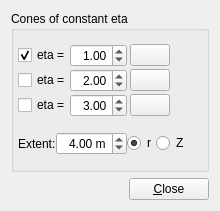
<ui version="4.0" >
 <class>VP1GuidesSysSettingsEtaConeForm</class>
 <widget class="QWidget" name="VP1GuidesSysSettingsEtaConeForm" >
  <property name="geometry" >
   <rect>
    <x>0</x>
    <y>0</y>
    <width>220</width>
    <height>211</height>
   </rect>
  </property>
  <property name="windowTitle" >
   <string>Form</string>
  </property>
  <layout class="QVBoxLayout" >
   <item>
    <widget class="QGroupBox" name="groupBox_2" >
     <property name="title" >
      <string>Cones of constant eta</string>
     </property>
     <layout class="QGridLayout" >
      <property name="leftMargin" >
       <number>4</number>
      </property>
      <property name="topMargin" >
       <number>4</number>
      </property>
      <property name="rightMargin" >
       <number>4</number>
      </property>
      <property name="bottomMargin" >
       <number>4</number>
      </property>
      <property name="horizontalSpacing" >
       <number>4</number>
      </property>
      <item row="0" column="0" >
       <layout class="QVBoxLayout" >
        <property name="spacing" >
         <number>2</number>
        </property>
        <item>
         <layout class="QHBoxLayout" >
          <property name="spacing" >
           <number>3</number>
          </property>
          <item>
           <layout class="QHBoxLayout" >
            <property name="spacing" >
             <number>0</number>
            </property>
            <item>
             <widget class="QCheckBox" name="checkBox_etacone1" >
              <property name="text" >
               <string>eta =</string>
              </property>
              <property name="checked" >
               <bool>true</bool>
              </property>
             </widget>
            </item>
            <item>
             <widget class="QDoubleSpinBox" name="doubleSpinBox_etaval1" >
              <property name="alignment" >
               <set>Qt::AlignRight|Qt::AlignTrailing|Qt::AlignVCenter</set>
              </property>
              <property name="minimum" >
               <double>0.010000000000000</double>
              </property>
              <property name="maximum" >
               <double>10.000000000000000</double>
              </property>
              <property name="singleStep" >
               <double>0.250000000000000</double>
              </property>
              <property name="value" >
               <double>1.000000000000000</double>
              </property>
             </widget>
            </item>
           </layout>
          </item>
          <item>
           <widget class="VP1MaterialButton" name="matButton_etaCone1" >
            <property name="text" >
             <string/>
            </property>
           </widget>
          </item>
         </layout>
        </item>
        <item>
         <layout class="QHBoxLayout" >
          <property name="spacing" >
           <number>3</number>
          </property>
          <item>
           <layout class="QHBoxLayout" >
            <property name="spacing" >
             <number>0</number>
            </property>
            <item>
             <widget class="QCheckBox" name="checkBox_etacone2" >
              <property name="text" >
               <string>eta =</string>
              </property>
             </widget>
            </item>
            <item>
             <widget class="QDoubleSpinBox" name="doubleSpinBox_etaval2" >
              <property name="alignment" >
               <set>Qt::AlignRight|Qt::AlignTrailing|Qt::AlignVCenter</set>
              </property>
              <property name="minimum" >
               <double>0.010000000000000</double>
              </property>
              <property name="maximum" >
               <double>10.000000000000000</double>
              </property>
              <property name="singleStep" >
               <double>0.250000000000000</double>
              </property>
              <property name="value" >
               <double>2.000000000000000</double>
              </property>
             </widget>
            </item>
           </layout>
          </item>
          <item>
           <widget class="VP1MaterialButton" name="matButton_etaCone2" >
            <property name="text" >
             <string/>
            </property>
           </widget>
          </item>
         </layout>
        </item>
        <item>
         <layout class="QHBoxLayout" >
          <property name="spacing" >
           <number>3</number>
          </property>
          <item>
           <layout class="QHBoxLayout" >
            <property name="spacing" >
             <number>0</number>
            </property>
            <item>
             <widget class="QCheckBox" name="checkBox_etacone3" >
              <property name="text" >
               <string>eta =</string>
              </property>
             </widget>
            </item>
            <item>
             <widget class="QDoubleSpinBox" name="doubleSpinBox_etaval3" >
              <property name="alignment" >
               <set>Qt::AlignRight|Qt::AlignTrailing|Qt::AlignVCenter</set>
              </property>
              <property name="minimum" >
               <double>0.010000000000000</double>
              </property>
              <property name="maximum" >
               <double>10.000000000000000</double>
              </property>
              <property name="singleStep" >
               <double>0.250000000000000</double>
              </property>
              <property name="value" >
               <double>3.000000000000000</double>
              </property>
             </widget>
            </item>
           </layout>
          </item>
          <item>
           <widget class="VP1MaterialButton" name="matButton_etaCone3" >
            <property name="text" >
             <string/>
            </property>
           </widget>
          </item>
         </layout>
        </item>
       </layout>
      </item>
      <item row="0" column="1" >
       <spacer>
        <property name="orientation" >
         <enum>Qt::Horizontal</enum>
        </property>
        <property name="sizeType" >
         <enum>QSizePolicy::Preferred</enum>
        </property>
        <property name="sizeHint" >
         <size>
          <width>16</width>
          <height>20</height>
         </size>
        </property>
       </spacer>
      </item>
      <item row="1" column="0" colspan="2" >
       <layout class="QHBoxLayout" >
        <item>
         <widget class="QLabel" name="label_6" >
          <property name="text" >
           <string>Extent:</string>
          </property>
         </widget>
        </item>
        <item>
         <widget class="QDoubleSpinBox" name="doubleSpinBox_etaconeextent" >
          <property name="alignment" >
           <set>Qt::AlignRight|Qt::AlignTrailing|Qt::AlignVCenter</set>
          </property>
          <property name="suffix" >
           <string> m</string>
          </property>
          <property name="minimum" >
           <double>0.010000000000000</double>
          </property>
          <property name="singleStep" >
           <double>0.250000000000000</double>
          </property>
          <property name="value" >
           <double>4.000000000000000</double>
          </property>
         </widget>
        </item>
        <item>
         <widget class="QRadioButton" name="radioButton_etaconeextentisr" >
          <property name="text" >
           <string>r</string>
          </property>
          <property name="checked" >
           <bool>true</bool>
          </property>
         </widget>
        </item>
        <item>
         <widget class="QRadioButton" name="radioButton_etaconeextentisz" >
          <property name="text" >
           <string>Z</string>
          </property>
          <property name="checked" >
           <bool>false</bool>
          </property>
         </widget>
        </item>
        <item>
         <spacer>
          <property name="orientation" >
           <enum>Qt::Horizontal</enum>
          </property>
          <property name="sizeHint" >
           <size>
            <width>40</width>
            <height>20</height>
           </size>
          </property>
         </spacer>
        </item>
       </layout>
      </item>
     </layout>
    </widget>
   </item>
   <item>
    <layout class="QHBoxLayout" >
     <property name="spacing" >
      <number>0</number>
     </property>
     <item>
      <spacer>
       <property name="orientation" >
        <enum>Qt::Horizontal</enum>
       </property>
       <property name="sizeHint" >
        <size>
         <width>1</width>
         <height>5</height>
        </size>
       </property>
      </spacer>
     </item>
     <item>
      <widget class="QPushButton" name="pushButton_close" >
       <property name="text" >
        <string>&amp;Close</string>
       </property>
      </widget>
     </item>
    </layout>
   </item>
  </layout>
 </widget>
 <customwidgets>
  <customwidget>
   <class>VP1MaterialButton</class>
   <extends>QPushButton</extends>
   <header>VP1Base/VP1MaterialButton.h</header>
  </customwidget>
 </customwidgets>
 <resources/>
 <connections/>
</ui>
